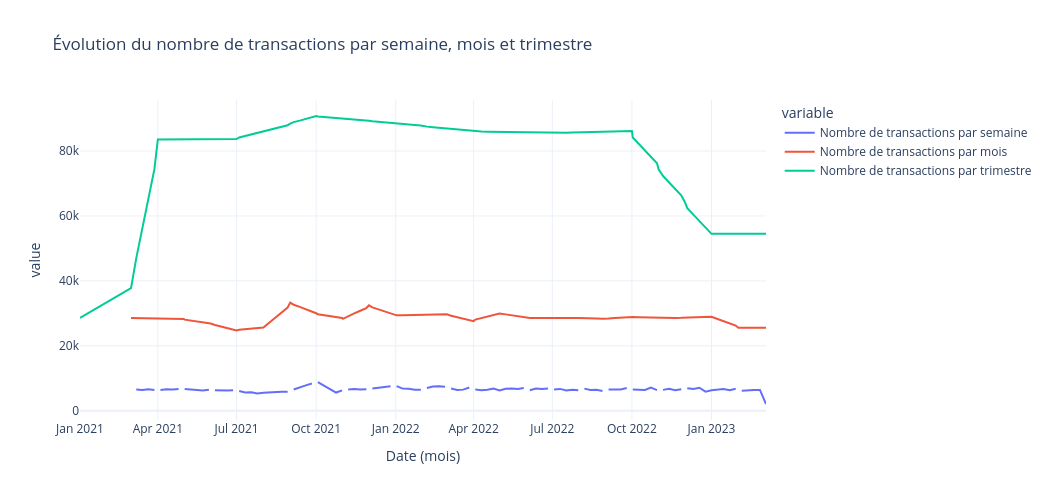

Notebook code cell kept with this figure:
### Code cell
figure5=px.line(
    df_transactions,
    x='date',
    y=[ 'Nombre de transactions par semaine','Nombre de transactions par mois','Nombre de transactions par trimestre'],
    markers=False,
    title='Évolution du nombre de transactions par semaine, mois et trimestre',
    labels={
        'date': 'Date (mois)'
    }
)

figure5.update_layout(
    template='plotly_white',
    hovermode='x unified',
    width=1050,
    height=500
)

figure5.show()
